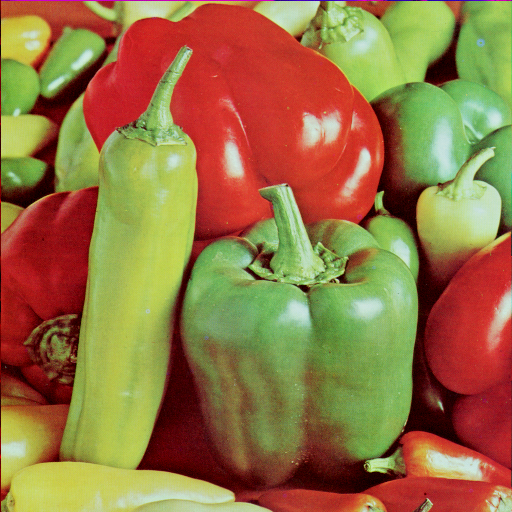
%> input picture practica_0/4.2.07.tiff, 512 x 512 px
$ octave --eval "result = rotar_imagen_90_grados('4.2.07.tiff');"   (GNU Octave 9; MATLAB toolbox functions it lacks are replaced by stand-ins)
%> lines starting %> are read from the running program, lines starting %| are printed output that depends on the picture
function imagen_rotada = rotar_imagen_90_grados(imagen)
%> called with imagen = '4.2.07.tiff'
    % Leer la imagen .tif
    imagen = imread(imagen);
%> imagen is the input picture: size 512x512x3 uint8; mean R, G, B 149.8, 115.6, 66.5
    figure(1)
    imshow(imagen)

    % Convertir la imagen a una matriz
    if ndims(imagen) == 3 % Si es una imagen a color
        imagen = rgb2gray(imagen); % Convertir a escala de grises
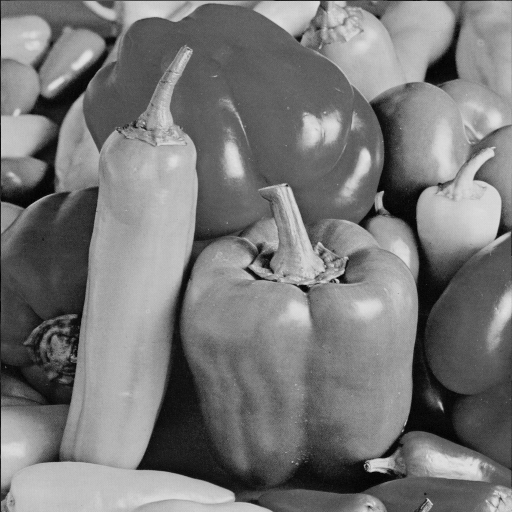
%> imagen: size 512x512 uint8; min 0, max 228, mean 120.2
    else
        imagen = imagen; % La imagen ya está en escala de grises
    end
    % Obtener el tamaño de la imagen original
    [filas, columnas, ~] = size(imagen);
%> filas = 512; columnas = 512

    figure(2)

    % Transponer la imagen
    imagen_transpuesta = transpose(imagen);
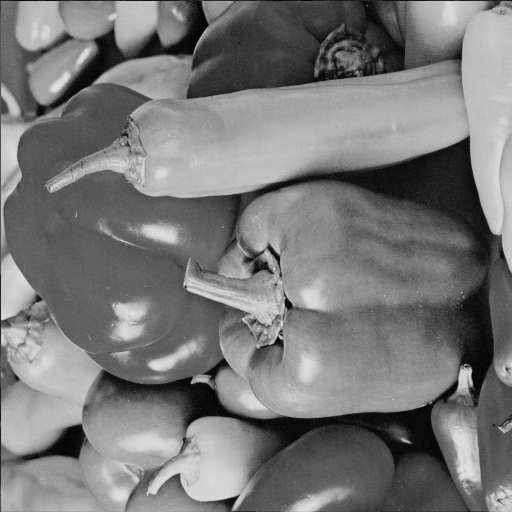
%> imagen_transpuesta: size 512x512 uint8; min 0, max 228, mean 120.2; mean of the top-left, top-right, bottom-left and bottom-right quarters 119, 120.3, 135.4, 106.2

    % Invertir las filas para rotación en sentido antihorario
    imagen_rotada = flipud(imagen_transpuesta);
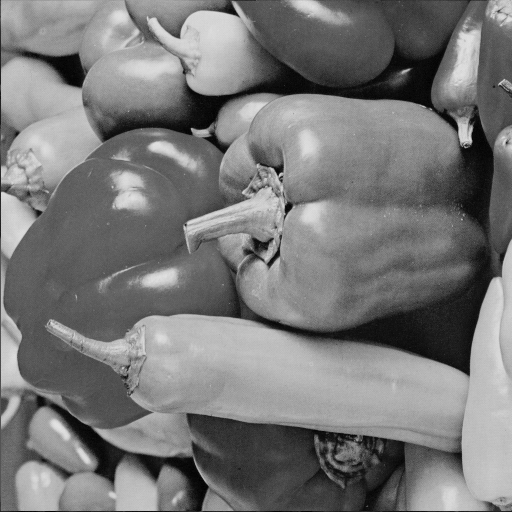
%> imagen_rotada: size 512x512 uint8; min 0, max 228, mean 120.2; mean of the top-left, top-right, bottom-left and bottom-right quarters 135.4, 106.2, 119, 120.3
    imshow(imagen_rotada);
end

$ run again, on practica_0/5.1.10.tiff
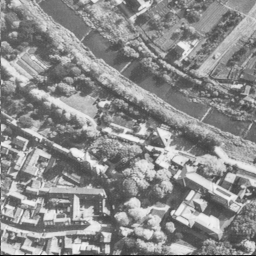
%> input picture practica_0/5.1.10.tiff, 256 x 256 px
%> in rotar_imagen_90_grados, imagen is the input picture: size 256x256 uint8; min 1, max 248, mean 140.5
%> in rotar_imagen_90_grados, `imagen_transpuesta = transpose(imagen);`:
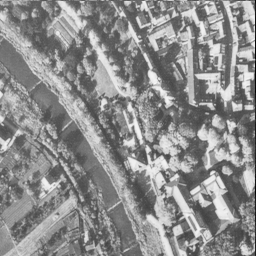
%> imagen_transpuesta: size 256x256 uint8; min 1, max 248, mean 140.5; mean of the top-left, top-right, bottom-left and bottom-right quarters 140.4, 141.9, 134, 145.7
%> in rotar_imagen_90_grados, `imagen_rotada = flipud(imagen_transpuesta);`:
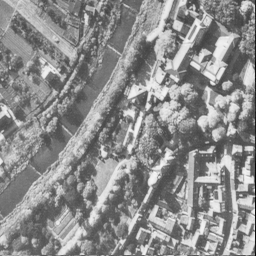
%> imagen_rotada: size 256x256 uint8; min 1, max 248, mean 140.5; mean of the top-left, top-right, bottom-left and bottom-right quarters 134, 145.7, 140.4, 141.9

$ run again, on practica_0/5.1.12.tiff
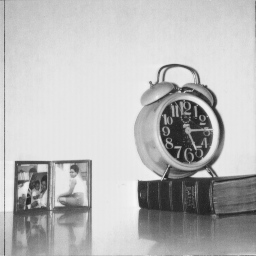
%> input picture practica_0/5.1.12.tiff, 256 x 256 px
%> in rotar_imagen_90_grados, imagen is the input picture: size 256x256 uint8; min 32, max 246, mean 186
%> in rotar_imagen_90_grados, `imagen_transpuesta = transpose(imagen);`:
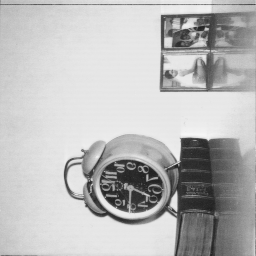
%> imagen_transpuesta: size 256x256 uint8; min 32, max 246, mean 186; mean of the top-left, top-right, bottom-left and bottom-right quarters 218.7, 190.6, 199.7, 134.9
%> in rotar_imagen_90_grados, `imagen_rotada = flipud(imagen_transpuesta);`:
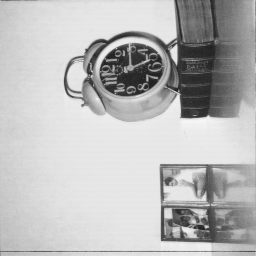
%> imagen_rotada: size 256x256 uint8; min 32, max 246, mean 186; mean of the top-left, top-right, bottom-left and bottom-right quarters 199.7, 134.9, 218.7, 190.6

$ run again, on practica_0/5.1.14.tiff
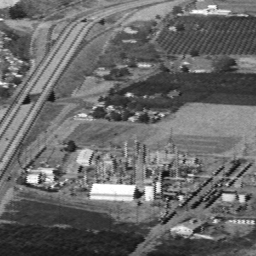
%> input picture practica_0/5.1.14.tiff, 256 x 256 px
%> in rotar_imagen_90_grados, imagen is the input picture: size 256x256 uint8; min 13, max 255, mean 104.5
%> in rotar_imagen_90_grados, `imagen_transpuesta = transpose(imagen);`:
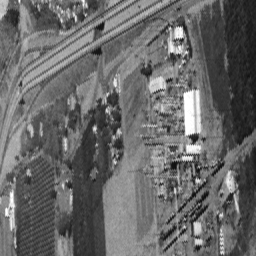
%> imagen_transpuesta: size 256x256 uint8; min 13, max 255, mean 104.5; mean of the top-left, top-right, bottom-left and bottom-right quarters 114.9, 96.7, 97.3, 108.9
%> in rotar_imagen_90_grados, `imagen_rotada = flipud(imagen_transpuesta);`:
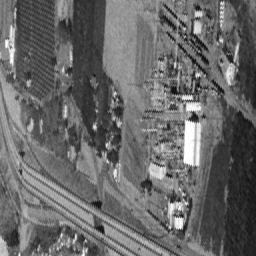
%> imagen_rotada: size 256x256 uint8; min 13, max 255, mean 104.5; mean of the top-left, top-right, bottom-left and bottom-right quarters 97.3, 108.9, 114.9, 96.7
